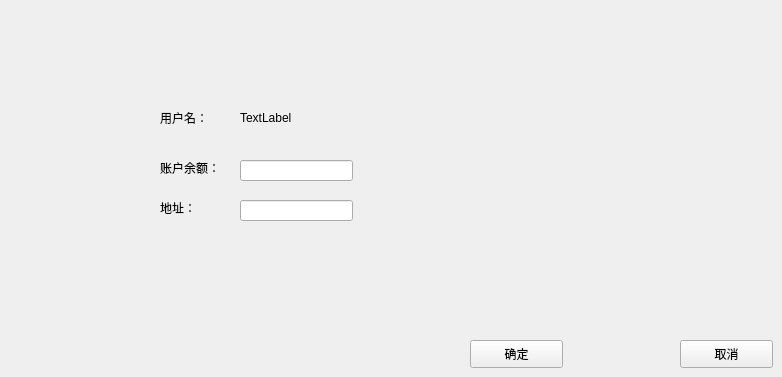
   <widget class="QWidget" name="pageChangeUserInf">
    <widget class="QPushButton" name="sureChangeUserInfButton">
     <property name="geometry">
      <rect>
       <x>470</x>
       <y>340</y>
       <width>93</width>
       <height>28</height>
      </rect>
     </property>
     <property name="text">
      <string>确定</string>
     </property>
    </widget>
    <widget class="QLineEdit" name="lineEditAddress_4">
     <property name="geometry">
      <rect>
       <x>240</x>
       <y>200</y>
       <width>113</width>
       <height>21</height>
      </rect>
     </property>
    </widget>
    <widget class="QLabel" name="genderLabel_4">
     <property name="geometry">
      <rect>
       <x>160</x>
       <y>200</y>
       <width>72</width>
       <height>15</height>
      </rect>
     </property>
     <property name="text">
      <string>地址：</string>
     </property>
    </widget>
    <widget class="QLabel" name="userNameLabel_4">
     <property name="geometry">
      <rect>
       <x>160</x>
       <y>110</y>
       <width>72</width>
       <height>15</height>
      </rect>
     </property>
     <property name="text">
      <string>用户名：</string>
     </property>
    </widget>
    <widget class="QPushButton" name="cancelChangeUserInfButton">
     <property name="geometry">
      <rect>
       <x>680</x>
       <y>340</y>
       <width>93</width>
       <height>28</height>
      </rect>
     </property>
     <property name="text">
      <string>取消</string>
     </property>
    </widget>
    <widget class="QLabel" name="label_17">
     <property name="geometry">
      <rect>
       <x>160</x>
       <y>160</y>
       <width>72</width>
       <height>15</height>
      </rect>
     </property>
     <property name="text">
      <string>账户余额：</string>
     </property>
    </widget>
    <widget class="QLineEdit" name="lineEdit">
     <property name="geometry">
      <rect>
       <x>240</x>
       <y>160</y>
       <width>113</width>
       <height>21</height>
      </rect>
     </property>
    </widget>
    <widget class="QLabel" name="userNamelabel_4">
     <property name="geometry">
      <rect>
       <x>240</x>
       <y>110</y>
       <width>171</width>
       <height>16</height>
      </rect>
     </property>
     <property name="text">
      <string>TextLabel</string>
     </property>
    </widget>
   </widget>
